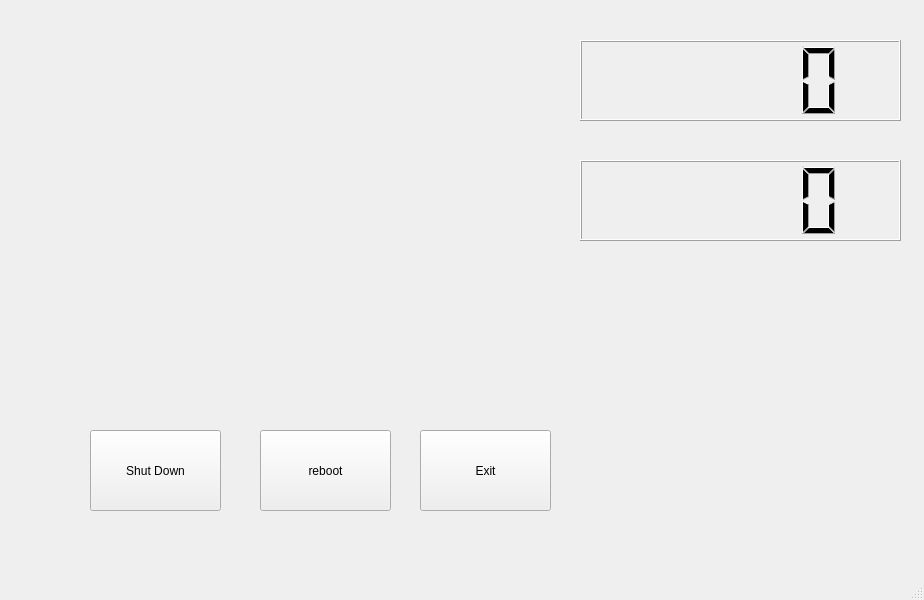
<?xml version="1.0" encoding="UTF-8"?>
<ui version="4.0">
 <class>TempService</class>
 <widget class="QMainWindow" name="TempService">
  <property name="geometry">
   <rect>
    <x>0</x>
    <y>0</y>
    <width>924</width>
    <height>600</height>
   </rect>
  </property>
  <property name="windowTitle">
   <string>MainWindow</string>
  </property>
  <widget class="QWidget" name="centralwidget">
   <widget class="QPushButton" name="shutDown">
    <property name="geometry">
     <rect>
      <x>90</x>
      <y>430</y>
      <width>131</width>
      <height>81</height>
     </rect>
    </property>
    <property name="text">
     <string>Shut Down</string>
    </property>
   </widget>
   <widget class="QPushButton" name="reboot">
    <property name="geometry">
     <rect>
      <x>260</x>
      <y>430</y>
      <width>131</width>
      <height>81</height>
     </rect>
    </property>
    <property name="text">
     <string>reboot</string>
    </property>
   </widget>
   <widget class="QPushButton" name="exit">
    <property name="geometry">
     <rect>
      <x>420</x>
      <y>430</y>
      <width>131</width>
      <height>81</height>
     </rect>
    </property>
    <property name="text">
     <string>Exit</string>
    </property>
   </widget>
   <widget class="QLCDNumber" name="Temp">
    <property name="geometry">
     <rect>
      <x>580</x>
      <y>40</y>
      <width>321</width>
      <height>81</height>
     </rect>
    </property>
   </widget>
   <widget class="QLCDNumber" name="Humid">
    <property name="geometry">
     <rect>
      <x>580</x>
      <y>160</y>
      <width>321</width>
      <height>81</height>
     </rect>
    </property>
   </widget>
   <widget class="QLabel" name="TempImg">
    <property name="geometry">
     <rect>
      <x>520</x>
      <y>60</y>
      <width>50</width>
      <height>50</height>
     </rect>
    </property>
    <property name="text">
     <string/>
    </property>
    <property name="pixmap">
     <pixmap>../Pictures/temp.jpg</pixmap>
    </property>
   </widget>
   <widget class="QLabel" name="HumidImg">
    <property name="geometry">
     <rect>
      <x>520</x>
      <y>180</y>
      <width>50</width>
      <height>50</height>
     </rect>
    </property>
    <property name="text">
     <string/>
    </property>
    <property name="pixmap">
     <pixmap>../Pictures/humid.jpeg</pixmap>
    </property>
   </widget>
   <widget class="QLabel" name="label">
    <property name="geometry">
     <rect>
      <x>-10</x>
      <y>60</y>
      <width>151</width>
      <height>151</height>
     </rect>
    </property>
    <property name="text">
     <string/>
    </property>
    <property name="pixmap">
     <pixmap>../Pictures/server.png</pixmap>
    </property>
   </widget>
   <widget class="QLabel" name="label_2">
    <property name="geometry">
     <rect>
      <x>120</x>
      <y>60</y>
      <width>151</width>
      <height>151</height>
     </rect>
    </property>
    <property name="text">
     <string/>
    </property>
    <property name="pixmap">
     <pixmap>../Pictures/server.png</pixmap>
    </property>
   </widget>
   <widget class="QLabel" name="label_3">
    <property name="geometry">
     <rect>
      <x>250</x>
      <y>60</y>
      <width>151</width>
      <height>151</height>
     </rect>
    </property>
    <property name="text">
     <string/>
    </property>
    <property name="pixmap">
     <pixmap>../Pictures/server.png</pixmap>
    </property>
   </widget>
   <widget class="QLabel" name="label_4">
    <property name="geometry">
     <rect>
      <x>-10</x>
      <y>230</y>
      <width>151</width>
      <height>151</height>
     </rect>
    </property>
    <property name="text">
     <string/>
    </property>
    <property name="pixmap">
     <pixmap>../Pictures/server.png</pixmap>
    </property>
   </widget>
   <widget class="QLabel" name="label_5">
    <property name="geometry">
     <rect>
      <x>120</x>
      <y>230</y>
      <width>151</width>
      <height>151</height>
     </rect>
    </property>
    <property name="text">
     <string/>
    </property>
    <property name="pixmap">
     <pixmap>../Pictures/server.png</pixmap>
    </property>
   </widget>
   <widget class="QLabel" name="label_6">
    <property name="geometry">
     <rect>
      <x>250</x>
      <y>230</y>
      <width>151</width>
      <height>151</height>
     </rect>
    </property>
    <property name="text">
     <string/>
    </property>
    <property name="pixmap">
     <pixmap>../Pictures/server.png</pixmap>
    </property>
   </widget>
  </widget>
  <widget class="QMenuBar" name="TempServ">
   <property name="geometry">
    <rect>
     <x>0</x>
     <y>0</y>
     <width>924</width>
     <height>19</height>
    </rect>
   </property>
  </widget>
  <widget class="QStatusBar" name="statusbar"/>
 </widget>
 <resources/>
 <connections/>
</ui>
